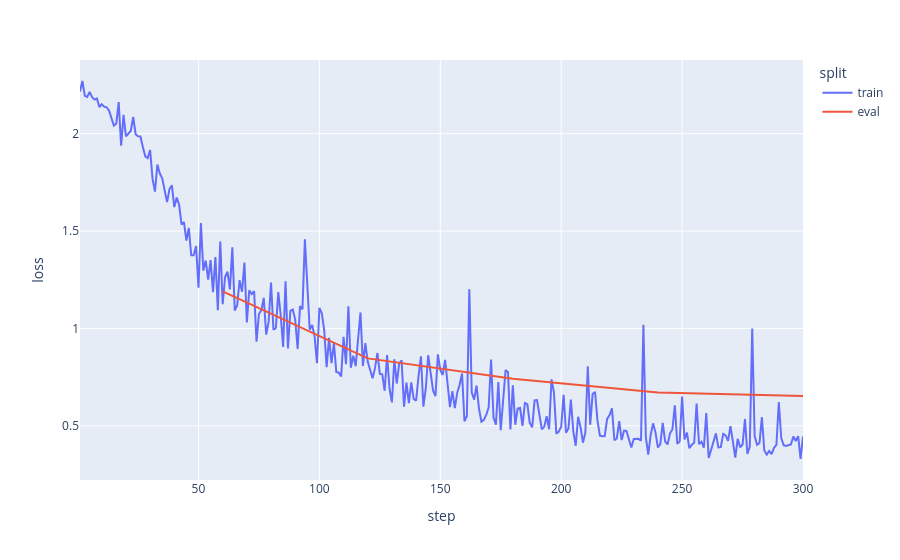

Here is the notebook cell this chart was saved with:
### Code cell
# Courbes d'apprentissage du modèle
with open("./camembert-CONC/checkpoint-300/trainer_state.json", "r") as file: 
    training_state = json.load(file)

loss = []

for log in training_state ["log_history"]:
    step = log["step"]
    if "loss" in log:
        loss += [{"step": step, "loss": log["loss"], "split": "train"}]
    elif "eval_loss" in log:
        loss += [{"step": step, "loss": log["eval_loss"], "split": "eval"}]
    else: 
        # thweird
        print(log)

loss = pd.DataFrame(loss)

px.line(loss, x = "step", y = "loss", color =  "split")

### Figure 1 — Plotly figure (JSON) as saved in the notebook; plotly's stock layout.template omitted (floating-point values rounded to 4 significant figures; data arrays with more than 128 entries replaced by an {"elided": "..."} marker saying what was removed)
{"data": [{"hovertemplate": "split=train<br>step=%{x}<br>loss=%{y}<extra></extra>", "legendgroup": "train", "line": {"color": "#636efa", "dash": "solid"}, "marker": {"symbol": "circle"}, "mode": "lines", "name": "train", "orientation": "v", "showlegend": true, "type": "scatter", "x": {"elided": "300 int values"}, "xaxis": "x", "y": {"elided": "300 float values"}, "yaxis": "y"}, {"hovertemplate": "split=eval<br>step=%{x}<br>loss=%{y}<extra></extra>", "legendgroup": "eval", "line": {"color": "#EF553B", "dash": "solid"}, "marker": {"symbol": "circle"}, "mode": "lines", "name": "eval", "orientation": "v", "showlegend": true, "type": "scatter", "x": [60, 120, 180, 240, 300], "xaxis": "x", "y": [1.19, 0.8464, 0.7417, 0.6712, 0.6533], "yaxis": "y"}], "layout": {"legend": {"title": {"text": "split"}, "tracegroupgap": 0}, "margin": {"t": 60}, "xaxis": {"anchor": "y", "domain": [0, 1], "title": {"text": "step"}}, "yaxis": {"anchor": "x", "domain": [0, 1], "title": {"text": "loss"}}}}
